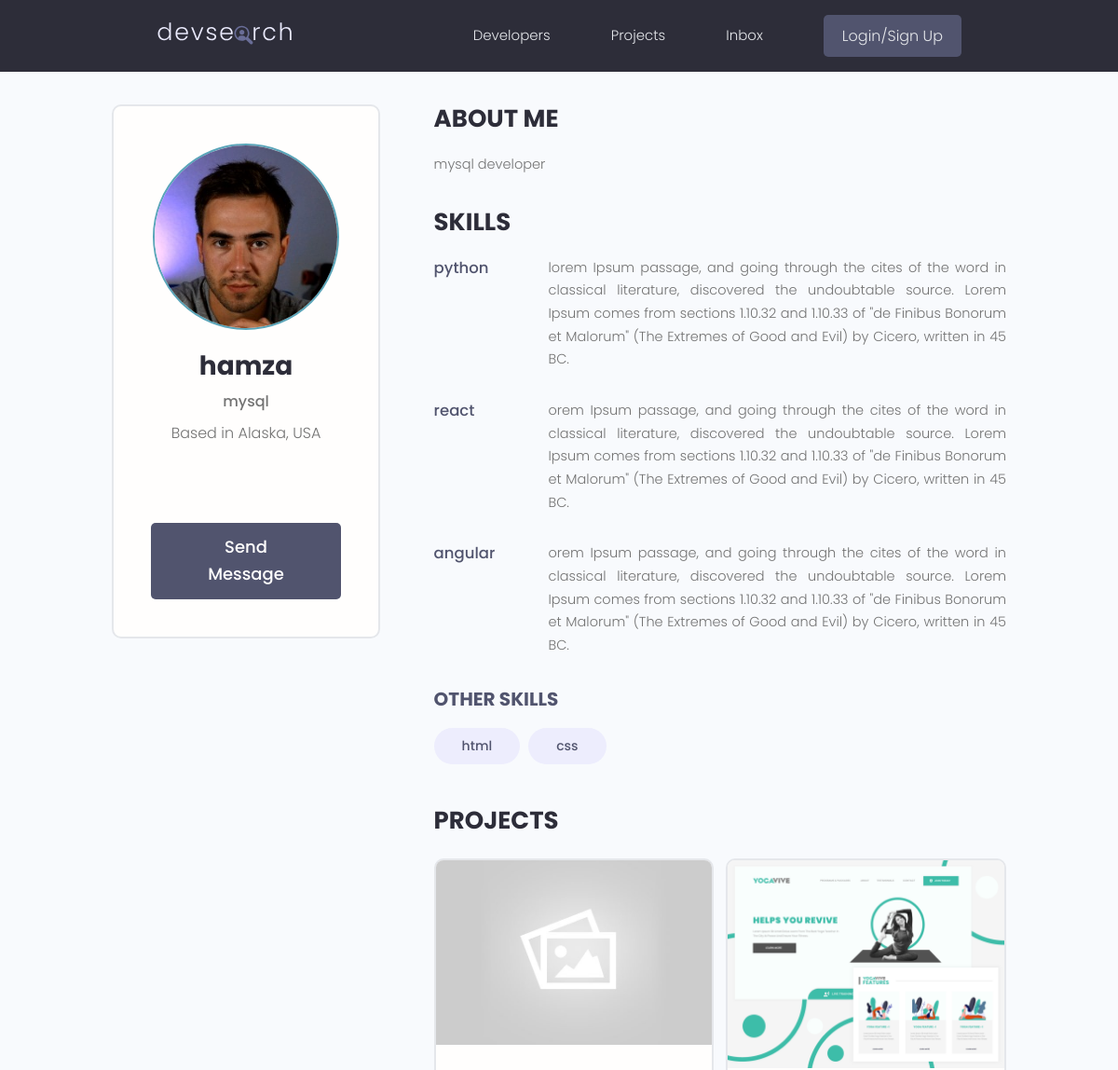
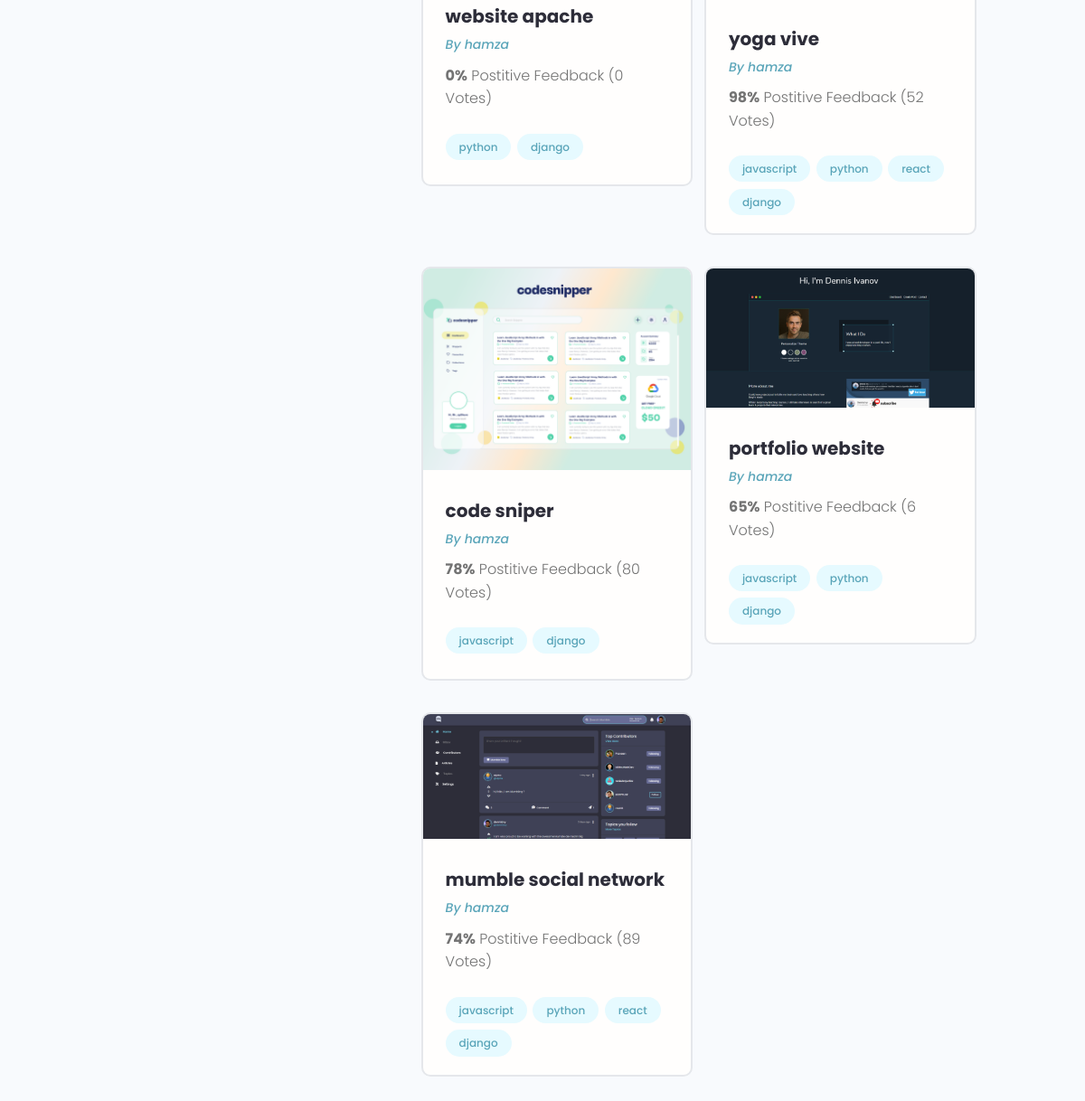
Screenshot of /profile/a3cbccd4-d5f7-4688-89c4-ca9a127f1fb8/ with the database file from the repository (2 pictures, top to bottom).
### users/models.py (models this page shows, shortened)
class Profile(models.Model):
    user = models.OneToOneField(User, on_delete=models.CASCADE, null=True, blank=True)
    name = models.CharField(max_length=200, blank=True, null=True)
    email = models.EmailField(max_length=500, blank=True, null=True)
    username = models.CharField(max_length=200, blank=True, null=True)
    location = models.CharField(max_length=200, blank=True, null=True)
    short_intro = models.CharField(max_length=200, blank=True, null=True)
    bio = models.TextField(blank=True, null=True)
    profile_image = models.ImageField(
        null=True, blank=True, upload_to='profiles/', default='profiles/user-default.png')
    social_github = models.CharField(max_length=200, blank=True, null=True)
    social_twitter = models.CharField(max_length=200, blank=True, null=True)
    social_linkedin = models.CharField(max_length=200, blank=True, null=True)
    social_youtube = models.CharField(max_length=200, blank=True, null=True)
    social_website = models.CharField(max_length=200, blank=True, null=True)
    created = models.DateTimeField(auto_now_add=True)
    id = models.UUIDField(default=uuid.uuid4, unique=True,
                          primary_key=True, editable=False)

class Skill(models.Model):
    owner = models.ForeignKey(
        Profile, on_delete=models.CASCADE, null=True, blank=True)
    name = models.CharField(max_length=200, blank=True, null=True)
    description = models.TextField(null=True, blank=True)
    created = models.DateTimeField(auto_now_add=True)
    id = models.UUIDField(default=uuid.uuid4, unique=True,
                          primary_key=True, editable=False)

### projects/models.py (models this page shows, shortened)
class Project(models.Model):
    owner = models.ForeignKey(
        Profile,  null=True, blank=True, on_delete=models.SET_NULL)
    title = models.CharField(max_length=200)
    description = models.TextField(null=True, blank=True)
    featured_image = models.ImageField(null=True, blank=True, default="default.jpg")
    demo_link = models.CharField(max_length=2000, null=True, blank=True)
    source_link = models.CharField(max_length=2000, null=True, blank=True)
    tags = models.ManyToManyField('Tag', blank=True)
    vote_total = models.IntegerField(default=0, null=True, blank=True)
    vote_ratio = models.IntegerField(default=0, null=True, blank=True)
    created = models.DateTimeField(auto_now_add=True)
    id = models.UUIDField(default=uuid.uuid4, unique=True,
                          primary_key=True, editable=False)
    class Meta:
        ordering = ['-created']

class Tag(models.Model):
    name = models.CharField(max_length=200)
    created = models.DateTimeField(auto_now_add=True)
    id = models.UUIDField(default=uuid.uuid4, unique=True,
                          primary_key=True, editable=False)
    def __str__(self):
        return self.name

### users/views.py (the view)
# urls.py: path('profile/<str:pk>/', views.userProfile, name="user-profile"),
def userProfile(request, pk):
    profile = Profile.objects.get(id=pk)
    topskills= profile.skill_set.exclude(description__exact="")
    otherskills= profile.skill_set.filter(description="")
    context = {"profile": profile, 'topskills': topskills, 'otherskills': otherskills}
    return render(request, 'users/user-profile.html', context)

### users/templates/users/user-profile.html (shortened to what this page needs)
{% extends 'main.html' %}
{% block content  %}
  <main class="profile my-md">
    <div class="container">
      <div class="layout">
        <div class="column column--1of3">
          <div class="card text-center">
            <div class="card__body dev">
              <img class="avatar avatar--xl" src="{{ profile.profile_image.url }}" />
              <h2 class="dev__name">{{ profile.name }}</h2>
              <p class="dev__title">{{ profile.short_intro }}</p>
              <p class="dev__location">Based in {{ profile.location }}, USA</p>
              <ul class="dev__social">
              </ul>
              <a href="#" class="btn btn--sub btn--lg">Send Message </a>
            </div>
          </div>
        </div>
        <div class="column column--2of3">
          <div class="devInfo">
            <h3 class="devInfo__title">About Me</h3>
            <p class="devInfo__about">
                {{profile.bio }}
            </p>
          </div>
          <div class="devInfo">
            <h3 class="devInfo__title">Skills</h3>
            <div class="devInfo__skills">
                {% for skill in topskills %}
              <div class="devSkill">
                <h4 class="devSkill__title">{{ skill.name }}</h4>
                <p class="devSkill__info">
                    {{skill.description}}
                </p>
              </div>
                {% endfor %}
              <h3 class="devInfo__subtitle">Other Skills</h3>
              <div class="devInfo__otherSkills">
                  {% for skill in otherskills %}
                <span class="tag tag--pill tag--sub tag--lg">
                  <small>{{skill.name}}</small>
                </span>
                  {%endfor%}
              </div>
            </div>
          </div>
          <div class="devInfo">
            <h3 class="devInfo__title">Projects</h3>
            <div class="grid grid--two">
                {% for project in profile.project_set.all %}
              <div class="column">
                <div class="card project">
                  <a href="{% url 'project' project.id%}" class="project">
                    <img class="proj ect__thumbnail" src="{{project.featured_image.url}}" alt="project thumbnail" />
                    <div class="card__body">
                      <h3 class="project__title">{{project.title}}</h3>
                      <p><a class="project__author" href="{% url 'user-profile' project.owner.id%}">By {{project.owner.name}}</a></p>
                      <p class="project--rating">
                        <span style="font-weight: bold;">{{project.vote_ratio}}%</span> Postitive
                        Feedback ({{project.vote_total}} Votes)
                      </p>
                      <div class="project__tags">
                        {%for tag in project.tags.all %}
                        <span class="tag tag--pill tag--main">
                          <small>{{tag}}</small>
                        </span>
                        {%endfor%}
                      </div>
                    </div>
                  </a>
                </div>
              </div>
                {%endfor%}
            </div>
          </div>
        </div>
      </div>
    </div>
  </main>
{% endblock content %}

### static/styles/app.css (style rules this page uses)
:root { --color-sub: #2d2d39; }
.btn--sub { background-color: var(--color-sub-light); }
.card { border: 2px solid var(--color-light); }
img { width: 100%; }
.profile .card > .dev { padding: 4rem; }
.dev__name { color: var(--color-sub); font-size: 2.8rem; font-weight: 700; margin-top: 1rem; margin-bottom: 0.5rem; }
.dev__title { font-size: 1.6rem; font-weight: 500; line-height: 1.3; }
.dev__location { margin-top: 1rem; }
.dev__social { margin: 3rem 0; list-style: none; display: flex; justify-content: center; gap: 1.5rem; }
.devInfo { margin-bottom: 3rem; }
.devInfo__title, .devInfo__subtitle { font-size: 2.6rem; color: var(--color-sub); text-transform: uppercase; font-weight: 700; margin-bottom: 1.5rem; }
.devInfo__subtitle { font-size: 2rem; color: var(--color-sub-light); }
.devInfo__about, .devSkill__info { font-size: 1.45rem; line-height: 1.7; text-align: justify; }
.devSkill { margin-bottom: 3rem; }
.devSkill__title { font-size: 1.65rem; font-weight: 500; color: var(--color-sub-light); }
@media screen and (min-width: 700px) { .devSkill { display: flex; justify-content: space-between; gap: 3rem; } }
@media screen and (min-width: 700px) { .devSkill__info { flex-basis: 80%; } }
.project__author { font-size: 1.4rem; font-style: italic; }
.project--rating { margin-bottom: 1.6em; margin-top: .5em; }
.project__title { font-size: 2rem; font-weight: 700; color: var(--color-sub); }

### static/uikit/styles/modules/_variables.css (style rules this page uses)
:root { --color-main: #5aa5b9; --color-main-light: #e6faff; --color-sub: #3f4156; --color-sub-light: #51546e; --color-sub-lighter: #ededfd; --color-text: #737373; --color-gray: #8b8b8b; --color-light: #e5e7eb; --color-light-gray: #767676; --color-bg: #f8fafd; --color-white: #fffefd; --color-white-light: #f3f3f3; --color-success: #359e64; --color-success-bg: #def8e8; --color-error: #fc4b0b; --color-error-bg: #fff2ee; --font-base: 'Poppins', arial, helvetica, 'Segoe UI', roboto, ubuntu, sans-serif; --font-monospace: 'Fira Code', 'Courier New', courier, monospace; --font-regular: 300; --font-medium: 500; --font-bold: 700; --generic-shadow: 1px 1px 5px #00000010; --generic-transition: all 0.3s ease-in-out; }

### static/uikit/styles/modules/_base.css (style rules this page uses)
* { margin: 0; padding: 0; box-sizing: border-box; text-rendering: optimizeLegibility; color: inherit; font-size: inherit; }
html { font-size: 50%; }
@media only screen and (min-width: 480px) { html { font-size: 56.25%; } }
@media only screen and (min-width: 1200px) { html { font-size: 62.5%; } }
body { line-height: 1.6; font-weight: 400; font-size: 1.5rem; color: var(--color-text); background-color: var(--color-bg); min-height: 100vh; }

### static/uikit/styles/modules/_typography.css (style rules this page uses)
* { font-family: var(--font-base); }
h2 { font-size: 3.6rem; font-weight: var(--font-bold); }
h3 { font-size: 3.2rem; font-weight: var(--font-medium); }
h4 { font-size: 2.8rem; font-weight: var(--font-medium); }
p, span, strong { font-size: 1.6rem; color: var(--color-text); font-weight: var(--font-regular); }
a { padding-bottom: 2px; text-decoration: none; display: inline-block; color: var(--color-main); font-weight: var(--font-medium); }

### static/uikit/styles/modules/_utilities.css (style rules this page uses)
.container { width: 92%; max-width: 165rem; margin: 0 auto; box-sizing: border-box; }
@media screen and (min-width: 1000px) { .container { width: 90%; } }
@media screen and (min-width: 1200px) { .container { width: 80%; } }
.text-center { text-align: center; }
.my-md { margin: 3rem auto; }

### static/uikit/styles/modules/_avatar.css (style rules this page uses)
.avatar { border-radius: 50%; border: 2px solid var(--color-main); object-fit: cover; }
.avatar--xl { height: 20rem; width: 20rem; }

### static/uikit/styles/modules/_button.css (style rules this page uses)
.btn { display: inline-block; position: relative; cursor: pointer; background-color: var(--color-light); font-weight: var(--font-medium); color: var(--color-sub); text-decoration: none; padding: 1rem 2rem; border-radius: 0.5rem; border: none; width: -webkit-fit-content; width: -moz-fit-content; width: fit-content; height: -webkit-fit-content; height: -moz-fit-content; height: fit-content; font-size: 1.6rem; outline-width: 0; outline-color: transparent; -webkit-backface-visibility: hidden; backface-visibility: hidden; transition: all 0.3s ease-in-out; }
.btn--sub { background-color: var(--color-sub); color: var(--color-white); }
.btn--lg { font-size: 1.8rem; padding: 1.2rem 4.5rem; }

### static/uikit/styles/modules/_card.css (style rules this page uses)
.card { border-radius: 1rem; background-color: var(--color-white); border: 1.5px solid var(--color-light); width: auto; height: auto; margin-top: 0.5rem; margin-bottom: 0.5rem; overflow: hidden; }
.card__body, .card__header { padding: 2rem 2.5rem; }

### rows the page displays
Profile: profile_image (picture), name "hamza", short_intro "mysql", location "Alaska", bio "mysql developer"
Skill: name "python", description "lorem Ipsum passage, and going through the cites of the word in classical literature, discovered the undoubtable source. Lorem Ipsum comes from sections 1.10.32 and 1.10.33 of \"de Finibus Bonorum et Malorum\" (The Extremes of Good and Evil) by Cicero, written in 45 BC."
Skill: name "react", description "orem Ipsum passage, and going through the cites of the word in classical literature, discovered the undoubtable source. Lorem Ipsum comes from sections 1.10.32 and 1.10.33 of \"de Finibus Bonorum et Malorum\" (The Extremes of Good and Evil) by Cicero, written in 45 BC."
Skill: name "angular", description "orem Ipsum passage, and going through the cites of the word in classical literature, discovered the undoubtable source. Lorem Ipsum comes from sections 1.10.32 and 1.10.33 of \"de Finibus Bonorum et Malorum\" (The Extremes of Good and Evil) by Cicero, written in 45 BC."
Skill: name "html"
Skill: name "css"
Project: featured_image (placeholder picture), title "website apache", owner.name "hamza", vote_ratio "0", vote_total "0"
Tag: name "python"
Tag: name "django"
Project: featured_image (picture), title "yoga vive", owner.name "hamza", vote_ratio "98", vote_total "52"
Tag: name "javascript"
Tag: name "react"
Project: featured_image (picture), title "code sniper", owner.name "hamza", vote_ratio "78", vote_total "80"
Project: featured_image (picture), title "portfolio website", owner.name "hamza", vote_ratio "65", vote_total "6"
Project: featured_image (picture), title "mumble social network", owner.name "hamza", vote_ratio "74", vote_total "89"
